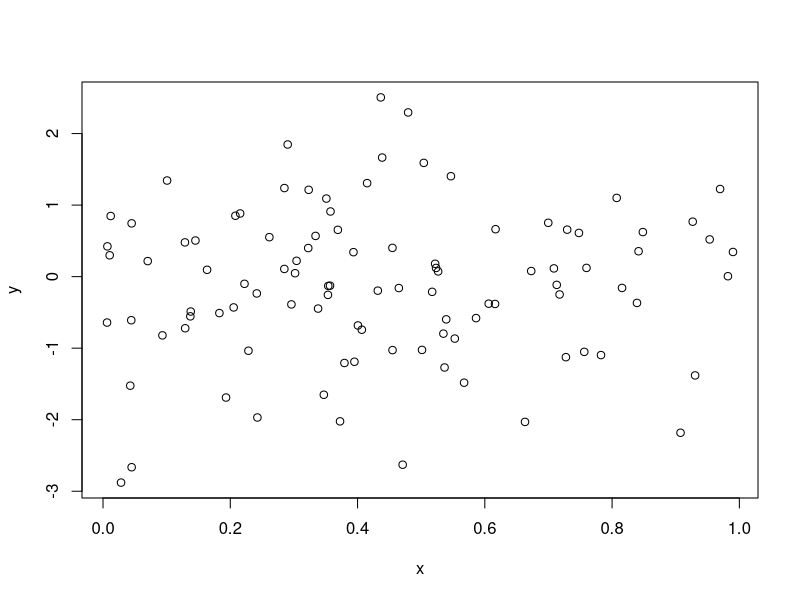

Write R code to recreate this figure.
## ---- chunk 1
knitr::opts_chunk$set(echo = FALSE)

# Learn more about creating blogs with Distill at:
# https://rstudio.github.io/distill/blog.html

## ---- chunk 2
x <- runif(100)
y <- rnorm(100)
plot(x, y)
